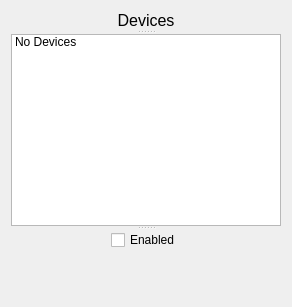
     <widget class="QWidget" name="tab_device">
      <attribute name="title">
       <string>Devices</string>
      </attribute>
      <layout class="QGridLayout" name="gridLayout_2">
       <item row="0" column="0">
        <widget class="QSplitter" name="splitter_3">
         <property name="sizePolicy">
          <sizepolicy hsizetype="Preferred" vsizetype="Preferred">
           <horstretch>0</horstretch>
           <verstretch>0</verstretch>
          </sizepolicy>
         </property>
         <property name="orientation">
          <enum>Qt::Vertical</enum>
         </property>
         <widget class="QLabel" name="lbl_midi_dev">
          <property name="sizePolicy">
           <sizepolicy hsizetype="MinimumExpanding" vsizetype="Fixed">
            <horstretch>0</horstretch>
            <verstretch>0</verstretch>
           </sizepolicy>
          </property>
          <property name="font">
           <font>
            <family>Tahoma</family>
            <pointsize>12</pointsize>
           </font>
          </property>
          <property name="text">
           <string>Devices</string>
          </property>
          <property name="alignment">
           <set>Qt::AlignCenter</set>
          </property>
         </widget>
         <widget class="QListWidget" name="list_midi_dev">
          <property name="sizePolicy">
           <sizepolicy hsizetype="Preferred" vsizetype="Fixed">
            <horstretch>0</horstretch>
            <verstretch>0</verstretch>
           </sizepolicy>
          </property>
          <property name="maximumSize">
           <size>
            <width>500</width>
            <height>16777215</height>
           </size>
          </property>
          <item>
           <property name="text">
            <string>No Devices</string>
           </property>
          </item>
         </widget>
         <widget class="QWidget" name="verticalLayoutWidget">
          <property name="sizePolicy">
           <sizepolicy hsizetype="MinimumExpanding" vsizetype="Fixed">
            <horstretch>0</horstretch>
            <verstretch>0</verstretch>
           </sizepolicy>
          </property>
          <layout class="QVBoxLayout" name="verticalLayout">
           <property name="sizeConstraint">
            <enum>QLayout::SetFixedSize</enum>
           </property>
           <property name="leftMargin">
            <number>100</number>
           </property>
           <property name="rightMargin">
            <number>100</number>
           </property>
           <item>
            <widget class="QCheckBox" name="check_enabled">
             <property name="sizePolicy">
              <sizepolicy hsizetype="MinimumExpanding" vsizetype="Fixed">
               <horstretch>0</horstretch>
               <verstretch>0</verstretch>
              </sizepolicy>
             </property>
             <property name="maximumSize">
              <size>
               <width>16777215</width>
               <height>25</height>
              </size>
             </property>
             <property name="text">
              <string>Enabled</string>
             </property>
            </widget>
           </item>
           <item>
            <widget class="QSplitter" name="splitter_4">
             <property name="sizePolicy">
              <sizepolicy hsizetype="MinimumExpanding" vsizetype="Fixed">
               <horstretch>0</horstretch>
               <verstretch>0</verstretch>
              </sizepolicy>
             </property>
             <property name="orientation">
              <enum>Qt::Horizontal</enum>
             </property>
            </widget>
           </item>
           <item>
            <spacer name="verticalSpacer">
             <property name="orientation">
              <enum>Qt::Vertical</enum>
             </property>
             <property name="sizeHint" stdset="0">
              <size>
               <width>20</width>
               <height>40</height>
              </size>
             </property>
            </spacer>
           </item>
          </layout>
         </widget>
        </widget>
       </item>
      </layout>
     </widget>
